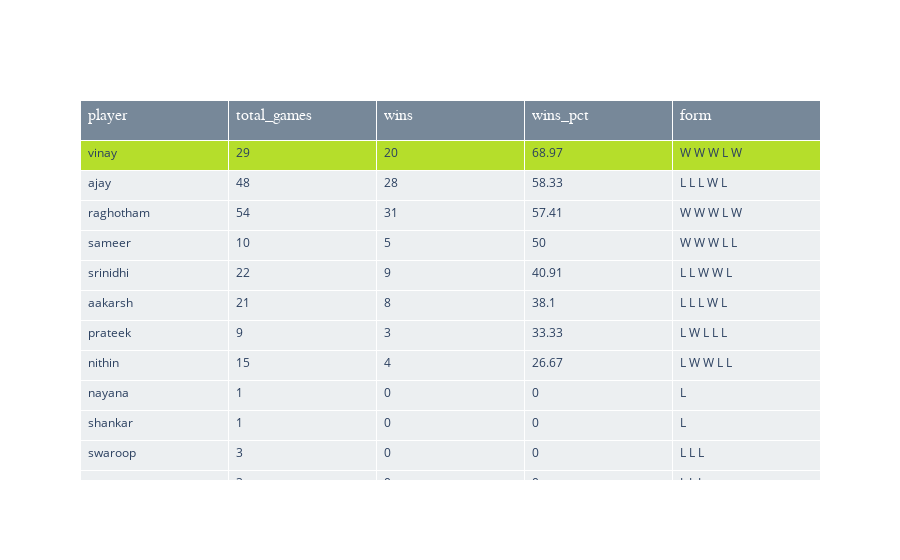

The notebook cell this image was saved under:
### Code cell
go_table = go.Table(
    header=dict(
        values=leaderboard_df.columns, 
        align="left", 
        height=40, 
        fill_color="lightslategrey", 
        font=dict(color="white", size=16, family="Arial")
    ),
    cells=dict(
        values=[leaderboard_df[i] for i in leaderboard_df.columns], 
        align="left", 
        height=30,
        fill_color=[np.where(leaderboard_df['wins_pct'] == leaderboard_df['wins_pct'].max(), '#b5de2b', '#eceff1')]
    ),
    name="Leaderboard"
)
go.Figure(
    go_table
)

### Figure 1 — Plotly figure (JSON) as saved in the notebook; plotly's stock layout.template omitted (floating-point values rounded to 4 significant figures)
{"data": [{"cells": {"align": "left", "fill": {"color": [["#b5de2b", "#eceff1", "#eceff1", "#eceff1", "#eceff1", "#eceff1", "#eceff1", "#eceff1", "#eceff1", "#eceff1", "#eceff1", "#eceff1"]]}, "height": 30, "values": [["vinay", "ajay", "raghotham", "sameer", "srinidhi", "aakarsh", "prateek", "nithin", "nayana", "shankar", "swaroop", "vatsa"], [29, 48, 54, 10, 22, 21, 9, 15, 1, 1, 3, 3], [20, 28, 31, 5, 9, 8, 3, 4, 0, 0, 0, 0], [68.97, 58.33, 57.41, 50, 40.91, 38.1, 33.33, 26.67, 0, 0, 0, 0], ["W W W L W", "L L L W L", "W W W L W", "W W W L L", "L L W W L", "L L L W L", "L W L L L", "L W W L L", "L", "L", "L L L", "L L L"]]}, "header": {"align": "left", "fill": {"color": "lightslategrey"}, "font": {"color": "white", "family": "Arial", "size": 16}, "height": 40, "values": ["player", "total_games", "wins", "wins_pct", "form"]}, "name": "Leaderboard", "type": "table"}], "layout": {}}
